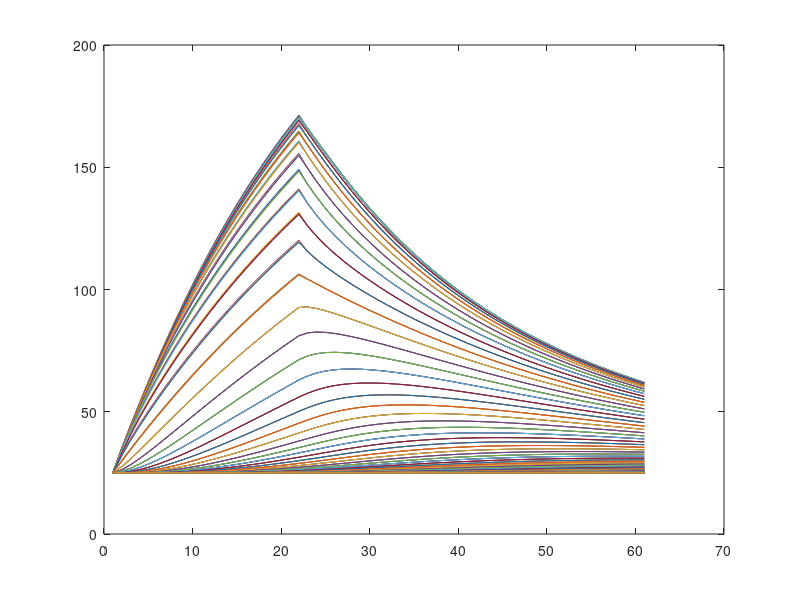
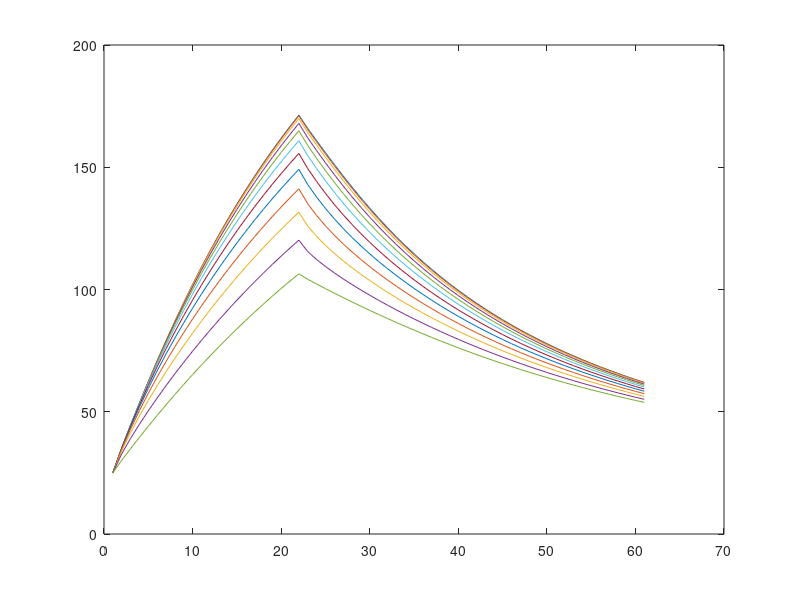

MATLAB code to generate these figures, in order:
clear all; 
clc;

L = 220E-3;             % total length of domain, m
d = 1.25E-3;            % total thickness of domain, m
w = 22E-3;              % width of plastic film, m
rho = 7850;             % density of material, kg/m3
cp = 435;               % heat capacity, J/kg-K
k = 60;                 % thermal conductivity, W/m-K

T_inf = 25;             % free stream temperature, degC
T_init = T_inf;         % initial temperature, degC
h = 100;                % convective heat transfer coefficient, W/m2-K

delta_t_ON = 10.0;      % time for which laser is switched on, s
q0_laser = 85E+3;       % laser irradiation, W/m2;
t_final = 30.0;         % total simulation time, s

nx = 111;               % number of points in x-direction
ny = 4;                 % number of points in y-direction

nTimes = 61;            % total number of time steps

nTemps = nx * ny;       % number of temperatures at each time step
dt = t_final/(nTimes-1);% time step, s

dx = L/(nx-1);          % discretization length in x-direction, m
dy = d/(ny-1);          % discretization length in y-direction, m

x = 0:dx:L;             % vector of x locations (for plotting), m
y = 0:dy:d;             % vector of y-locations (for plotting), m
t = 0:dt:t_final;       % vector of times (for plotting), m

T = zeros(nTemps, nTimes);
A = zeros(nTemps, nTemps);
B = A;
C = zeros(nTemps, 1);

T(:, 1) = T_init;

for iPoint = 1:nTemps
    if iPoint == 1
        A(iPoint, iPoint+1) = k * dy/ (2 * dx);
        A(iPoint, nx+1) = k * dx/ (2 * dy);
        A(iPoint, 1) = - k * dy/ (2 * dx) - k * dx/ (2 * dy) - h * dx/2 - ...
            rho * cp * (dx/2) * (dy/2)/ dt;
        B(iPoint, iPoint) = - rho * cp * (dx/2) * (dy/2)/ dt;
        C(iPoint) = - h * dx/2 * T_inf;
    elseif iPoint < nx
        A(iPoint, iPoint-1) = k * dy/ (2*dx);
        A(iPoint, iPoint+1) = k * dy/ (2*dx);
        A(iPoint, iPoint+nx) = k * dx/ dy;
        A(iPoint, iPoint) = - k * dy/ (2*dx) - k * dy/ (2*dx) - k * dx/ dy - ...
            h * dx - rho * cp * dx * (dy/2)/ dt;
        B(iPoint, iPoint) = - rho * cp * dx * (dy/2)/ dt;
        C(iPoint) = - h * dx * T_inf;
    elseif iPoint == nx
        A(iPoint, iPoint-1) = k * dy/ (2*dx);
        A(iPoint, 2*nx) = k * dx/ (2*dy);
        A(iPoint, iPoint) = - k * dy/ (2*dx) - k * dx/ (2*dy) - h * dx/2 ...
            - h * dy/2 - rho * cp * (dx/2) * (dy/2)/ dt;
        B(iPoint, iPoint) = - rho * cp * (dx/2) * (dy/2)/ dt;
        C(iPoint) = - h * T_inf * (dx/2 + dy/2);
    elseif ( iPoint == (nx+1) || iPoint == (2*nx+1) )
        A(iPoint, iPoint-nx) = k * dx/ (2 * dy);
        A(iPoint, iPoint+nx) = k * dx/ (2 * dy);
        A(iPoint, iPoint+1) = k * dy/ dx;
        A(iPoint, iPoint) = - k * dx/ (2 * dy) - k * dx/ (2 * dy) - k * dy/ dx...
            - rho * cp * (dx/2) * dy/ dt;
        B(iPoint, iPoint) = - rho * cp * (dx/2) * dy/ dt;
    elseif iPoint < (2*nx)
        A(iPoint, iPoint-1) = k * dy/ dx;
        A(iPoint, iPoint+1) = k * dy/ dx;
        A(iPoint, iPoint - nx) = k * dx/ dy;
        A(iPoint, iPoint + nx) = k * dx/ dy;
        A(iPoint, iPoint) = - k * dy/ dx - k * dy/ dx - k * dx/ dy - ...
            k * dx/ dy - rho * cp * dx * dy/dt;
        B(iPoint, iPoint) = - rho * cp * dx * dy/dt;    
    elseif ( iPoint == (2*nx) || iPoint == (3*nx) )
        A(iPoint, iPoint-nx) = k * dx/ (2*dy);
        A(iPoint, iPoint+nx) = k * dx/ (2*dy);
        A(iPoint, iPoint-1) = k * dy/ dx;
        A(iPoint, iPoint) = - k * dx/ (2*dy) - k * dx/ (2*dy) - ...
            k * dy/ dx - h * dy - rho * cp * (dx/2) * dy/dt;
        B(iPoint, iPoint) = - rho * cp * (dx/2) * dy/dt;
        C(iPoint) = - h * T_inf * dy;
    elseif iPoint < (3*nx)
        A(iPoint, iPoint-1) = k * dy/ dx;
        A(iPoint, iPoint+1) = k * dy/ dx;
        A(iPoint, iPoint - nx) = k * dx/ dy;
        A(iPoint, iPoint + nx) = k * dx/ dy;
        A(iPoint, iPoint) = - k * dy/ dx - k * dy/ dx - k * dx/ dy - ...
            k * dx/ dy - rho * cp * dx * dy/dt;
        B(iPoint, iPoint) = - rho * cp * dx * dy/dt;    
    elseif iPoint == (3*nx+1)
        A(iPoint, iPoint-nx) = k * dx/ (2 * dy);
        A(iPoint, iPoint+1) = k * dy/ dx;
        A(iPoint, iPoint) = - k * dx/ (2 * dy) - k * dy/ dx...
            - rho * cp * (dx/2) * dy/ dt - h * dx/2;
        B(iPoint, iPoint) = - rho * cp * (dx/2) * dy/ dt;
        C(iPoint) = - h * T_inf * dx/2;
    elseif iPoint < 4*nx
        A(iPoint, iPoint-1) = k * dy/ (2*dx);
        A(iPoint, iPoint+1) = k * dy/ (2*dx);
        A(iPoint, iPoint-nx) = k * dx/ dy;
        A(iPoint, iPoint) = - k * dy/ (2*dx) - k * dy/ (2*dx) - k * dx/ dy - ...
            h * dx - rho * cp * dx * (dy/2)/ dt;
        B(iPoint, iPoint) = - rho * cp * dx * (dy/2)/ dt;
        C(iPoint) = - h * dx * T_inf;
    else
        A(iPoint, iPoint-1) = k * dy/ (2*dx);
        A(iPoint, iPoint-nx) = k * dx/ (2*dy);
        A(iPoint, iPoint) = - k * dy/ (2*dx) - k * dx/ (2*dy) - ...
            h * (dx/2) - h * (dy/2) - rho * cp * (dx/2) * (dy/2)/ dt;
        B(iPoint, iPoint) = - rho * cp * (dx/2) * (dy/2)/ dt;
        C(iPoint) = - h * T_inf * (dx/2 + dy/2);
    end
end

for iTime = 1:(nTimes-1)
    C1 = C;
    if t(iTime) <= delta_t_ON
        for iPoint = 1:12
            if ( (iPoint > 1) && (iPoint < 12) )
                C1(iPoint) = C1(iPoint) - q0_laser * dx;
            else
                C1(iPoint) = C1(iPoint) - q0_laser * dx/2;
            end
        end
    end
    
    % do the time marching here
    T(:,iTime+1)=(A\B*T(:,iTime))+(A\C1);
end

% Do post-processing/ plotting here
figure
for o=1:nTemps
    plot(T(o,:));
    hold on;
end
figure
for oo=1:12
    plot(T(oo,:));
    hold on;
end